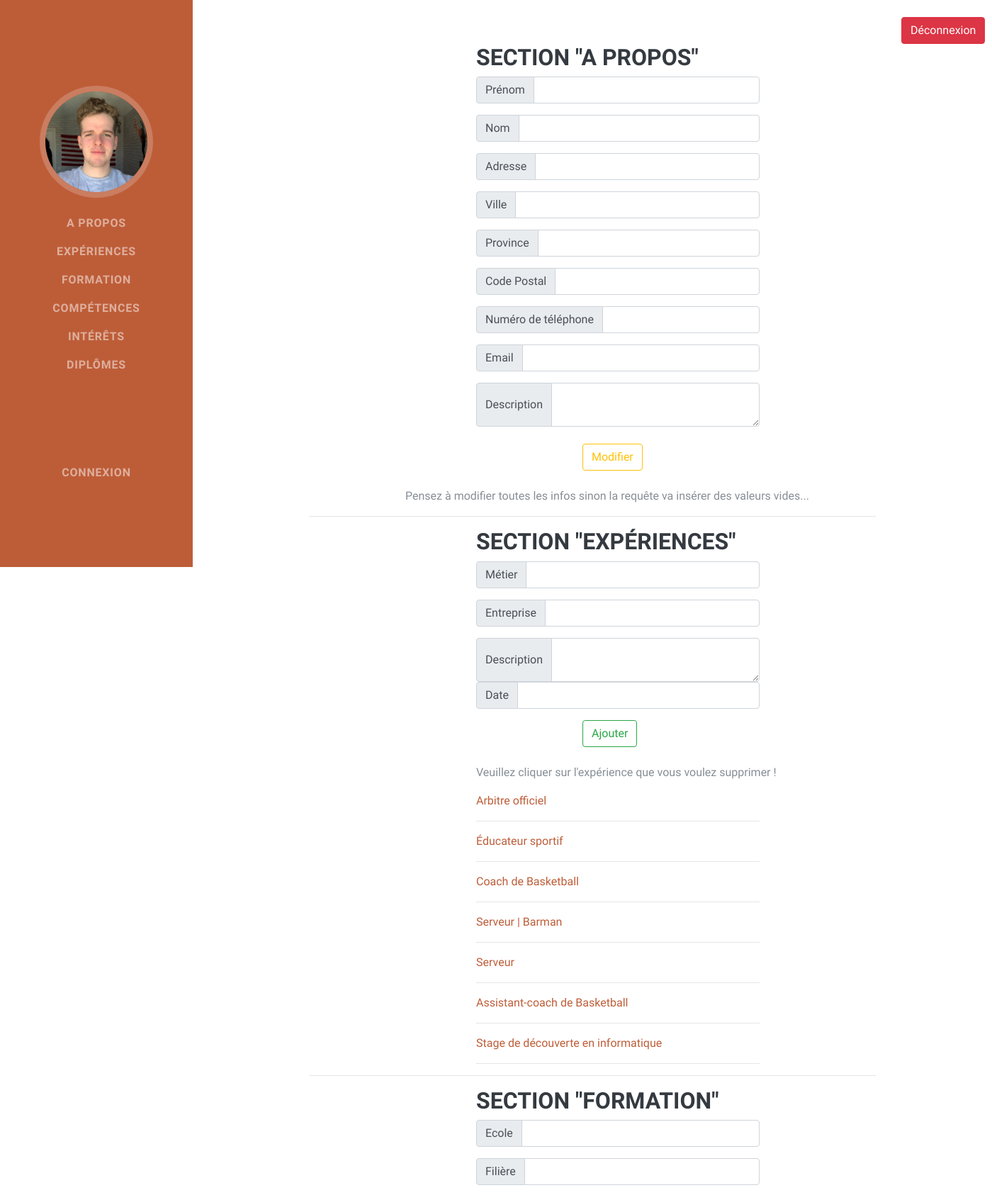
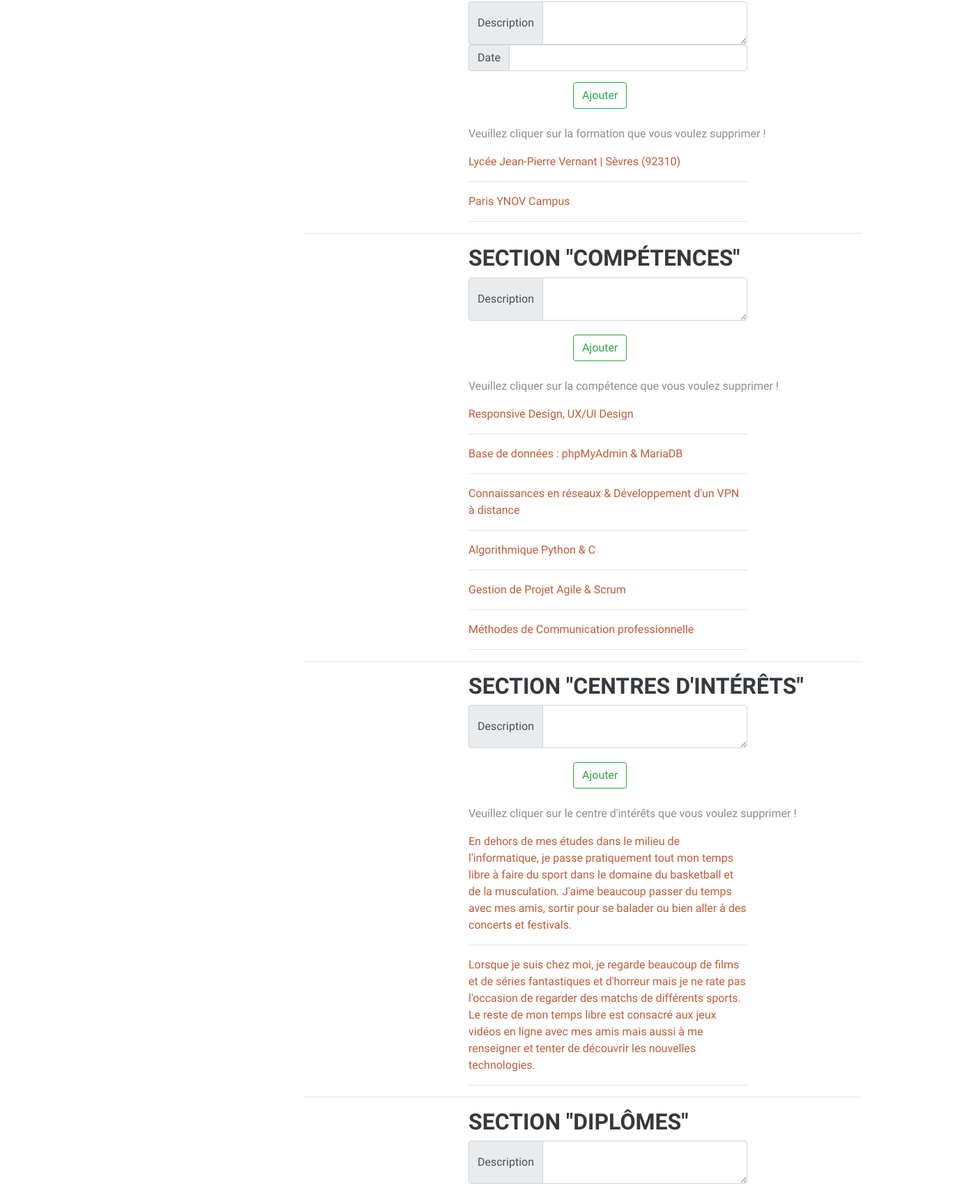
Screenshot of /admin.php (signed in, upper part) with the database file from the repository (2 pictures, top to bottom).
### tables this page shows
CREATE TABLE `experience` (
  `id_exp` int(11) NOT NULL,
  `metier` varchar(50) NOT NULL,
  `entreprise` varchar(100) NOT NULL,
  `description` varchar(300) NOT NULL,
  `date` varchar(30) NOT NULL,
  `deletion_flag` int(1) DEFAULT NULL
);

CREATE TABLE `formation` (
  `id_formation` int(11) NOT NULL,
  `lieu` varchar(100) NOT NULL,
  `filiere` varchar(100) NOT NULL,
  `description_1` varchar(200) NOT NULL,
  `description_2` varchar(200) NOT NULL,
  `description_3` varchar(200) NOT NULL,
  `description_4` varchar(200) NOT NULL,
  `date` varchar(100) NOT NULL,
  `deletion_flag` int(1) DEFAULT NULL
);

CREATE TABLE `skills` (
  `id_skill` int(11) NOT NULL,
  `description` varchar(150) NOT NULL,
  `deletion_flag` int(1) DEFAULT NULL
);

CREATE TABLE `interest` (
  `id_interest` int(11) NOT NULL,
  `description` varchar(400) NOT NULL,
  `deletion_flag` int(1) DEFAULT NULL
);

### admin.php (the view, shortened to what this page needs)
<?php require("inc/header.inc.php"); ?>
<?php require("data/data.inc.php"); ?>
<br>
<section style="padding-left: 400px;">
        <form method="POST" action=""style="padding-left: 600px;">
            <button type="submit" class="btn btn-danger" name="logout">Déconnexion</button>
        </form>
    <h3>Section "A propos"</h3>
    <form action="admin_post.php" method="post">
        <div class="input-group mb-3" style="width: 400px;">
        <div class="input-group-prepend">
            <span class="input-group-text" id="basic-addon1">Prénom</span>
        </div>
        <input type="text" class="form-control" name="prenom" aria-describedby="basic-addon1">
        </div>
    <div class="input-group mb-3" style="width: 400px;">
    <div class="input-group-prepend">
        <span class="input-group-text" id="basic-addon1">Nom</span>
    </div>
    <input type="text" class="form-control" name="nom" aria-describedby="basic-addon1">
    </div>
    <div class="input-group mb-3" style="width: 400px;">
    <div class="input-group-prepend">
        <span class="input-group-text" id="basic-addon1">Adresse</span>
    </div>
    <input type="text" class="form-control" name="adresse" aria-describedby="basic-addon1">
    </div>
    <div class="input-group mb-3" style="width: 400px;">
    <div class="input-group-prepend">
        <span class="input-group-text" id="basic-addon1">Ville</span>
    </div>
    <input type="text" class="form-control" name="ville" aria-describedby="basic-addon1">
    </div>
    <div class="input-group mb-3" style="width: 400px;">
    <div class="input-group-prepend">
        <span class="input-group-text" id="basic-addon1">Province</span>
    </div>
    <input type="text" class="form-control" name="province" aria-describedby="basic-addon1">
    </div>
    <div class="input-group mb-3" style="width: 400px;">
    <div class="input-group-prepend">
        <span class="input-group-text" id="basic-addon1">Code Postal</span>
    </div>
    <input type="number" class="form-control" name="codepostal" aria-describedby="basic-addon1">
    </div>
    <div class="input-group mb-3" style="width: 400px;">
    <div class="input-group-prepend">
        <span class="input-group-text" id="basic-addon1">Numéro de téléphone</span>
    </div>
    <input type="number" class="form-control" name="tel" aria-describedby="basic-addon1">
    </div>
    <div class="input-group mb-3" style="width: 400px;">
    <div class="input-group-prepend">
        <span class="input-group-text" id="basic-addon1">Email</span>
    </div>
    <input type="text" class="form-control" name="email" aria-describedby="basic-addon1">
    </div>
    <div class="input-group" style="width: 400px;">
    <div class="input-group-prepend">
        <span class="input-group-text">Description</span>
    </div>
    <textarea class="form-control" name="description_about"></textarea>
    </div>
    <br>
    <div style="padding-left: 150px;">
        <button type="submit" class="btn btn-outline-warning" name="modify-1">Modifier</button>
    </div>
    </form>
</section>
<br>
<p style="padding-left: 300px;">Pensez à modifier toutes les infos sinon la requête va insérer des valeurs vides...</p>
<hr style="padding-left: 400px; width: 400px;">
<section style="padding-left: 400px;">
    <h3>Section "Expériences"</h3>
    <form action="admin_post.php" method="post">
        <div class="input-group mb-3" style="width: 400px;">
        <div class="input-group-prepend">
            <span class="input-group-text" id="basic-addon1">Métier</span>
        </div>
        <input type="text" class="form-control" name="metier" aria-describedby="basic-addon1">
        </div>
        <div class="input-group mb-3" style="width: 400px;">
        <div class="input-group-prepend">
            <span class="input-group-text" id="basic-addon1">Entreprise</span>
        </div>
        <input type="text" class="form-control" name="entreprise" aria-describedby="basic-addon1">
        </div>
        <div class="input-group" style="width: 400px;">
        <div class="input-group-prepend">
            <span class="input-group-text">Description</span>
        </div>
        <textarea class="form-control" name="description_exp"></textarea>
        </div>
        <div class="input-group mb-3" style="width: 400px;">
        <div class="input-group-prepend">
            <span class="input-group-text" id="basic-addon1">Date</span>
        </div>
        <input type="text" class="form-control" name="date_exp" aria-describedby="basic-addon1">
        </div>
        <div style="padding-left: 150px;">
            <button type="submit" class="btn btn-outline-success" name="add-2">Ajouter</button>
        </div>
        <br>
        <p>Veuillez cliquer sur l'expérience que vous voulez supprimer !</p>
        <?php
            $experiences = $pdo->query("SELECT * FROM experience WHERE deletion_flag IS NULL");
            while ($experience = $experiences->fetch(PDO::FETCH_OBJ)) { ?>
                <div style="width: 400px;">
                    <a href="admin.php?delete=<?php echo $experience->id_exp; ?>"><?php echo $experience->metier . '<hr>';?></a>
                </div>
                <?php
            }?>
    </form>
</section>
<hr style="padding-left: 400px; width: 400px;">
<section style="padding-left: 400px;">
    <h3>Section "Formation"</h3>
    <form action="admin_post.php" method="post">
        <div class="input-group mb-3" style="width: 400px;">
        <div class="input-group-prepend">
            <span class="input-group-text" id="basic-addon1">Ecole</span>
        </div>
        <input type="text" class="form-control" name="ecole" aria-describedby="basic-addon1">
        </div>
        <div class="input-group mb-3" style="width: 400px;">
        <div class="input-group-prepend">
            <span class="input-group-text" id="basic-addon1">Filière</span>
        </div>
        <input type="text" class="form-control" name="filiere" aria-describedby="basic-addon1">
        </div>
        <div class="input-group" style="width: 400px;">
        <div class="input-group-prepend">
            <span class="input-group-text">Description</span>
        </div>
        <textarea class="form-control" name="description_formation"></textarea>
        </div>
        <div class="input-group mb-3" style="width: 400px;">
        <div class="input-group-prepend">
            <span class="input-group-text" id="basic-addon1">Date</span>
        </div>
        <input type="text" class="form-control" name="date_formation" aria-describedby="basic-addon1">
        </div>
        <div style="padding-left: 150px;">
            <button type="submit" class="btn btn-outline-success" name="add-3">Ajouter</button>
        </div>
        <br>
        <p>Veuillez cliquer sur la formation que vous voulez supprimer !</p>
        <?php
            $formations = $pdo->query("SELECT * FROM formation WHERE deletion_flag IS NULL");
            while ($formation = $formations->fetch(PDO::FETCH_OBJ)) { ?>
                <div style="width: 400px;">
                    <a href="admin.php?delete=<?php echo $formation->id_formation; ?>"><?php echo $formation->lieu . '<hr>';?></a>
                </div>
                <?php
            }?>
    </form>
</section>
<hr style="padding-left: 400px; width: 400px;">
<section style="padding-left: 400px;">
    <h3>Section "Compétences"</h3>
    <form action="admin_post.php" method="post">
        <div class="input-group" style="width: 400px;">
        <div class="input-group-prepend">
            <span class="input-group-text">Description</span>
        </div>
        <textarea class="form-control" name="description_skill"></textarea>
        </div>
        <div style="padding-left: 150px; padding-top: 20px;">
            <button type="submit" class="btn btn-outline-success" name="add-4">Ajouter</button>
        </div>
        <br>
        <p>Veuillez cliquer sur la compétence que vous voulez supprimer !</p>
        <?php
            $skills = $pdo->query("SELECT * FROM skills WHERE deletion_flag IS NULL");
            while ($skill = $skills->fetch(PDO::FETCH_OBJ)) { ?>
                <div style="width: 400px;">
                    <a href="admin.php?delete=<?php echo $skill->id_skill; ?>"><?php echo $skill->description . '<hr>';?></a>
                </div>
                <?php
            }?>
    </form>
</section>
<hr style="padding-left: 400px; width: 400px;">
<section style="padding-left: 400px;">
    <h3>Section "Centres d'intérêts"</h3>
    <form action="admin_post.php" method="post">
        <div class="input-group" style="width: 400px;">
        <div class="input-group-prepend">
            <span class="input-group-text">Description</span>
        </div>
        <textarea class="form-control" name="description_interest"></textarea>
        </div>
        <div style="padding-left: 150px; padding-top: 20px;">
            <button type="submit" class="btn btn-outline-success" name="add-5">Ajouter</button>
        </div>
        <br>
        <p>Veuillez cliquer sur le centre d'intérêts que vous voulez supprimer !</p>
        <?php
            $interests = $pdo->query("SELECT * FROM interest WHERE deletion_flag IS NULL");
            while ($interest = $interests->fetch(PDO::FETCH_OBJ)) { ?>
                <div style="width: 400px;">
                    <a href="admin.php?delete=<?php echo $interest->id_interest; ?>"><?php echo $interest->description . '<hr>';?></a>
                </div>
                <?php
            }?>
    </form>
</section>
<hr style="padding-left: 400px; width: 400px;">
<section style="padding-left: 400px;">
    <h3>Section "Diplômes"</h3>
    <form action="admin_post.php" method="post">
        <div class="input-group" style="width: 400px;">
        <div class="input-group-prepend">
            <span class="input-group-text">Description</span>
        </div>
        <textarea class="form-control" name="description_award"></textarea>
        </div>
        <div style="padding-left: 150px; padding-top: 20px;">
        </div>
        <br>
    </form>
</section>
<br>
<br>

### rows the page displays
experience: metier "Arbitre officiel"
experience: metier "Éducateur sportif"
experience: metier "Coach de Basketball"
experience: metier "Serveur | Barman"
experience: metier "Serveur"
experience: metier "Assistant-coach de Basketball"
experience: metier "Stage de découverte en informatique"
formation: lieu "Lycée Jean-Pierre Vernant | Sèvres (92310)"
formation: lieu "Paris YNOV Campus"
skills: description "Responsive Design, UX/UI Design"
skills: description "Base de données : phpMyAdmin & MariaDB"
skills: description "Connaissances en réseaux & Développement d'un VPN à distance"
skills: description "Algorithmique Python & C"
skills: description "Gestion de Projet Agile & Scrum"
skills: description "Méthodes de Communication professionnelle"
interest: description "En dehors de mes études dans le milieu de l'informatique, je passe pratiquement tout mon temps libre à faire du sport dans le domaine du basketball et de la musculation. J'aime beaucoup passer du temps avec mes amis, sortir pour se balader ou bien aller à des concerts et festivals."
interest: description "Lorsque je suis chez moi, je regarde beaucoup de films et de séries fantastiques et d'horreur mais je ne rate pas l'occasion de regarder des matchs de différents sports. Le reste de mon temps libre est consacré aux jeux vidéos en ligne avec mes amis mais aussi à me renseigner et tenter de découvrir les nouvelles technologies."
